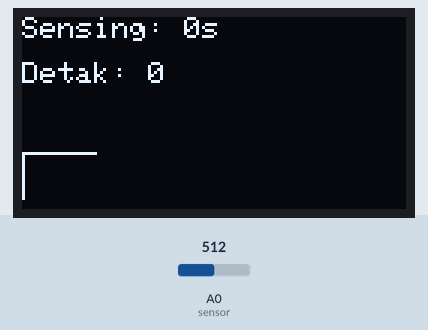
A sketch run on a simulated Arduino Uno, built with avr-gcc and run on an emulated ATmega328P. Parts: 128×64 one-colour display. Inputs (shaded band) come from the test bench; at power-on: A0 (sensor) = 512. What the sketch prints to the serial monitor is not drawn.

Above: at 1.2 s.
1.3 s: A0 (sensor) set to 900
At 1.47 s:
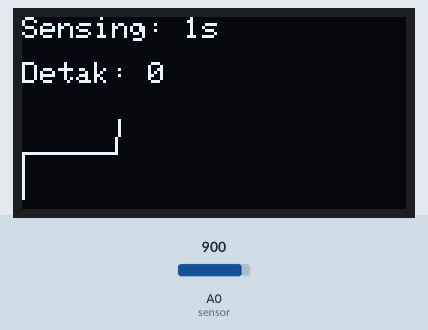
2.8 s: A0 (sensor) set to 1023
At 3.3 s:
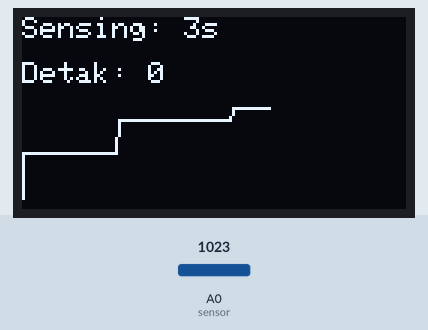
4.3 s: A0 (sensor) set to 716
At 5.16 s:
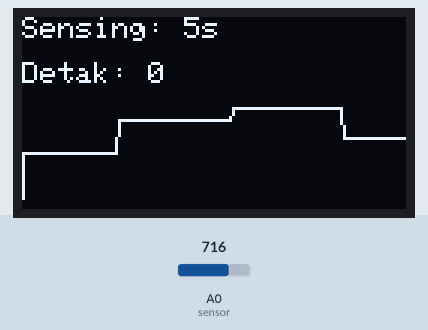

The sketch:

ppg_hr_hrv_acquisition.ino
```cpp
/*
  ppg_hr_hrv_acquisition.ino
  ---------------------------------------------------------------
  Firmware akuisisi sinyal Photoplethysmography (PPG) berbasis
  Arduino Uno, Pulse Sensor, dan OLED Display (SSD1306, I2C).

  Fungsi utama:
  - Membaca sinyal PPG mentah melalui ADC (pin A0)
  - Menerapkan threshold adaptif untuk deteksi puncak sistolik
  - Menghitung Heart Rate (HR) dan estimasi HRV (RMSSD) tiap 60 detik
  - Menampilkan grafik gelombang sinyal serta nilai HR/HRV pada OLED
  - Mengirim data mentah (waktu, amplitudo) melalui Serial untuk
    disimpan dan diolah lebih lanjut (mis. di MATLAB)
  ---------------------------------------------------------------
*/

#include <Wire.h>
#include <Adafruit_GFX.h>
#include <Adafruit_SSD1306.h>
#include <math.h>

#define SCREEN_WIDTH 128
#define SCREEN_HEIGHT 64
#define sensor A0

Adafruit_SSD1306 oled(SCREEN_WIDTH, SCREEN_HEIGHT, &Wire);

// Variabel Grafik
int x = 0;
int lastX = 0, lastY = 60;

// Variabel Deteksi Detak
int liveCount = 0;        // Mencatat detak secara real-time
int finalBpm = 0;         // Hasil akhir BPM setelah 60 detik
unsigned long lastMillis = 0;
unsigned long lastBeatTime = 0;
bool pulseDetected = false;
bool firstMinutePassed = false;
int minuteCounter = 0;

// Variabel HRV (RMSSD)
long ibi = 0;
long lastIbi = 0;
long sumSquaredDiff = 0;
int beatCountForHRV = 0;
float finalRmssd = 0;

// Variabel Auto-Threshold
int signalMax = 0;
int signalMin = 1024;
int threshold = 520;
unsigned long lastThresholdUpdate = 0;
const unsigned long thresholdWindow = 2000; // 2 detik

void setup() {
  Serial.begin(115200);

  if (!oled.begin(SSD1306_SWITCHCAPVCC, 0x3C)) for (;;);
  oled.clearDisplay();
  lastMillis = millis();
  lastBeatTime = millis();
  Serial.println("Time,Signal");
}

void loop() {
  int Svalue = analogRead(sensor);

  // Serial Plotter / logging untuk penyimpanan data (.txt)
  Serial.print(millis()); Serial.print(",");
  Serial.println(Svalue);

  // Adaptif Threshold
  if (Svalue > signalMax) signalMax = Svalue;
  if (Svalue < signalMin) signalMin = Svalue;

  if (millis() - lastThresholdUpdate >= thresholdWindow) {
    threshold = (signalMax + signalMin) / 2;
    signalMax = 0;
    signalMin = 1024;
    lastThresholdUpdate = millis();
  }

  // Visualisasi Grafik (Area Bawah)
  int value = map(Svalue, 0, 1023, 0, 30);
  int y = 60 - value;
  if (x > 128) {
    x = 0;
    lastX = 0;
    oled.fillRect(0, 32, 128, 32, BLACK);
  }
  oled.drawLine(lastX, lastY, x, y, WHITE);
  lastX = x; lastY = y; x++;

  // Logika Deteksi Detak Real-Time & HRV
  if (Svalue > (threshold + 25) && !pulseDetected) {
    unsigned long currentBeatTime = millis();
    ibi = currentBeatTime - lastBeatTime;

    if (ibi > 400 && ibi < 1200) {
      liveCount++; // Mencatat setiap detak yang terjadi

      if (lastIbi > 0) {
        long diff = abs(ibi - lastIbi);
        if (diff < 300) { // Filter noise untuk HRV
          sumSquaredDiff += (diff * diff);
          beatCountForHRV++;
        }
      }
      lastIbi = ibi;
    }
    lastBeatTime = currentBeatTime;
    pulseDetected = true;
  }
  if (Svalue < threshold) {
    pulseDetected = false;
  }

  // Tampilan OLED (Area Atas)
  oled.fillRect(0, 0, 128, 30, BLACK); // Refresh area teks saja
  oled.setTextColor(WHITE);
  oled.setTextSize(1);

  if (!firstMinutePassed) {
    // TAMPILAN SAAT SENSING PERTAMA
    oled.setCursor(0, 0);
    oled.print("Sensing: "); oled.print((millis() - lastMillis) / 1000); oled.print("s");

    oled.setCursor(0, 15);
    oled.print("Detak: "); oled.print(liveCount);
  } else {
    // TAMPILAN SETELAH 1 MENIT (BPM & HRV FINAL)
    oled.setCursor(0, 0);
    oled.print("HR: "); oled.print(finalBpm); oled.print(" bpm");
    oled.print(" Detak: "); oled.print(liveCount); // Live count menit berjalan
    oled.setCursor(0, 15);
    oled.print("HRV: "); oled.print(finalRmssd, 1); oled.print(" ms");
  }

  // Update Data Setiap 60 Detik
  if (millis() - lastMillis >= 60000) {
    minuteCounter++;
    finalBpm = liveCount; // Pindahkan hitungan live ke final

    if (beatCountForHRV > 0) {
      finalRmssd = sqrt(sumSquaredDiff / beatCountForHRV);
    } else {
      finalRmssd = 0;
    }

    // Reset untuk siklus menit berikutnya
    liveCount = 0;
    sumSquaredDiff = 0;
    beatCountForHRV = 0;
    lastIbi = 0;
    lastMillis = millis();
    firstMinutePassed = true;
  }

  oled.display();
  delay(10);
}
```
